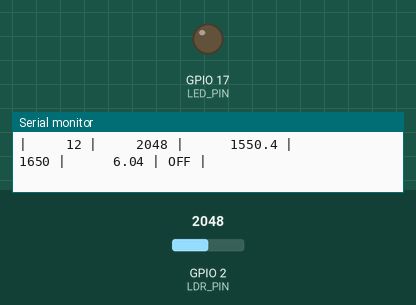
Simulated run of this program. Board: ESP32-S3. On the bench: output pins drawn as LEDs (lit = HIGH), the last lines printed to the serial monitor. The test bench sets the inputs (shaded band); at power-on: GPIO 2 (LDR_PIN) = 2048 (analog values on the 0–4095 scale).

Above: at 1.7 s.
1.8 s: GPIO 2 (LDR_PIN) set to 1885
At 2.1 s:
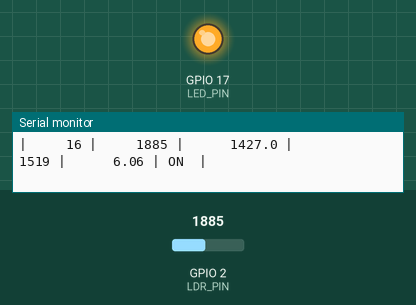
3.3 s: GPIO 2 (LDR_PIN) set to 2094
4.8 s: GPIO 2 (LDR_PIN) set to 2175
At 5.7 s:
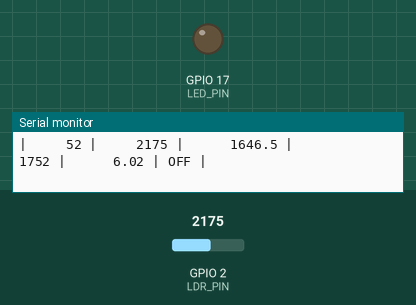
Timing chart, 0 to 7.8 s (numbered marks = the images above; inputs shaded):
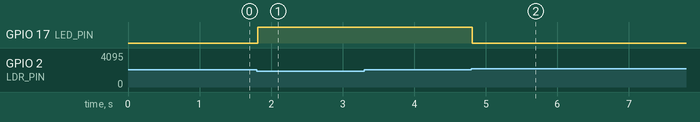

Measured:
- the behaviour switches between 1948 and 1947 on GPIO 2 (LDR_PIN) (found by bisection; images 0 and 1)
- the behaviour switches between 2147 and 2148 on GPIO 2 (LDR_PIN) (found by bisection; images 1 and 2)
- after the input at 1.8 s, GPIO 17 (LED_PIN): LOW → HIGH at once
- after the input at 4.8 s, GPIO 17 (LED_PIN): HIGH → LOW at once

The program:

main.cpp
```cpp
#include <Arduino.h>

constexpr uint8_t LDR_PIN = 2;
constexpr uint8_t LED_PIN = 17;
constexpr uint16_t DARK_THRESHOLD_RAW = 2048;
constexpr uint16_t HYSTERESIS_RAW = 100;
constexpr uint32_t SAMPLE_PERIOD_MS = 100;
constexpr float ADC_MAX = 4095.0f;
constexpr float U_REF_MV = 3100.0f;
constexpr uint8_t HEADER_EVERY_ROWS = 100;

void printHeader() {
  Serial.println();
  Serial.println("+--------+----------+-------------+-------------+-----------+-----+");
  Serial.println("|   #    |   RAW    | U_calc (mV) | U_meas (mV) | Error (%) | LED |");
  Serial.println("+--------+----------+-------------+-------------+-----------+-----+");
}

bool isDark(uint16_t raw, bool ledOn) {
  const uint16_t threshold = ledOn ? DARK_THRESHOLD_RAW + HYSTERESIS_RAW : DARK_THRESHOLD_RAW - HYSTERESIS_RAW;
  return raw < threshold;
}

void setup() {
  Serial.begin(115200);
  analogReadResolution(12);
  analogSetPinAttenuation(LDR_PIN, ADC_11db);
  pinMode(LED_PIN, OUTPUT);
  digitalWrite(LED_PIN, LOW);
  delay(500);
  printHeader();
}

void loop() {
  static uint32_t lastSampleMs = 0;
  static uint32_t sampleNo = 0;
  static bool ledOn = false;

  const uint32_t now = millis();
  if (now - lastSampleMs < SAMPLE_PERIOD_MS) {
    return;
  }
  lastSampleMs = now;

  const uint16_t raw = analogRead(LDR_PIN);
  const float uCalcMv = raw / ADC_MAX * U_REF_MV;
  const uint32_t uMeasMv = analogReadMilliVolts(LDR_PIN);
  const float errorPct = uMeasMv > 0 ? fabsf(uCalcMv - uMeasMv) / uMeasMv * 100.0f : 0.0f;

  ledOn = isDark(raw, ledOn);
  digitalWrite(LED_PIN, ledOn ? HIGH : LOW);

  if (sampleNo > 0 && sampleNo % HEADER_EVERY_ROWS == 0) {
    printHeader();
  }
  sampleNo++;

  Serial.printf("| %6lu | %8u | %11.1f | %11lu | %9.2f | %-3s |\n",
                sampleNo, raw, uCalcMv, uMeasMv, errorPct, ledOn ? "ON" : "OFF");
}
```
